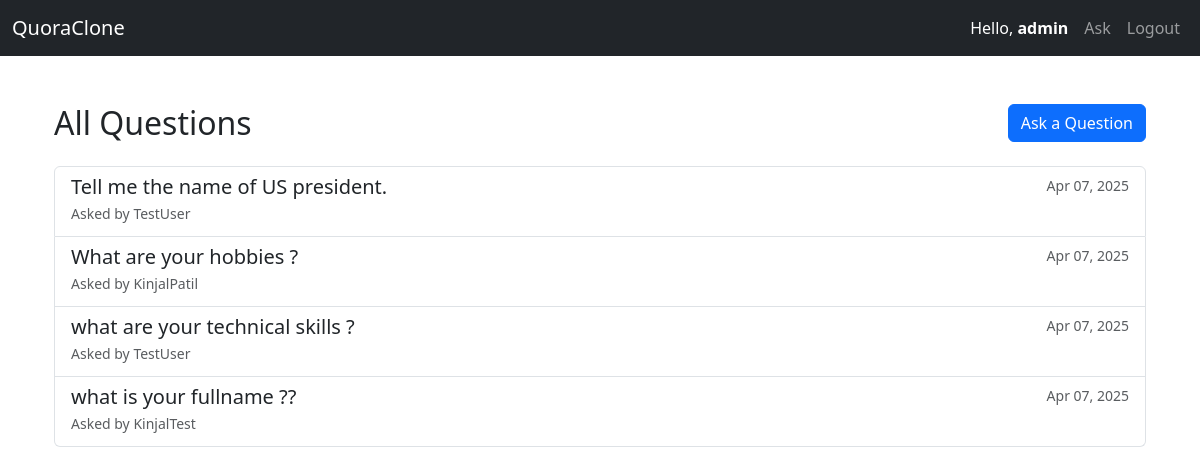
The app's page / (signed in) with its own data.
### core/models.py (models this page shows, shortened)
class Question(models.Model):
    title = models.CharField(max_length=255)
    body = models.TextField()
    user = models.ForeignKey(User, on_delete=models.CASCADE)
    created_at = models.DateTimeField(auto_now_add=True)

### core/views.py (the view)
# urls.py: path('', HomeView.as_view(), name='home'),
class HomeView(LoginRequiredMixin, ListView):
    model = Question
    template_name = 'home.html'
    context_object_name = 'questions'
    login_url = '/accounts/login/'

### core/templates/home.html
{% extends 'base.html' %}
{% block content %}
<div class="container mt-5">
  <div class="d-flex justify-content-between align-items-center mb-4">
    <h2 class="mb-0">All Questions</h2>
    <a href="{% url 'ask_question' %}" class="btn btn-primary">Ask a Question</a>
  </div>
  {% if questions %}
    <div class="list-group">
      {% for question in questions %}
      <a href="{% url 'question_detail' question.pk %}" class="list-group-item list-group-item-action">
        <div class="d-flex w-100 justify-content-between">
          <h5 class="mb-1">{{ question.title }}</h5>
          <small class="text-muted">{{ question.created_at|date:"M d, Y" }}</small>
        </div>
        <p class="mb-1 text-muted small">Asked by {{ question.user.username }}</p>
      </a>
      {% endfor %}
    </div>
  {% else %}
    <div class="alert alert-info mt-4">No questions have been asked yet. Be the first!</div>
  {% endif %}
</div>
{% endblock %}

### core/templates/base.html (shortened to what this page needs)
<!DOCTYPE html>
<html lang="en">
<head>
    <link href="https://cdn.jsdelivr.net/npm/bootstrap@5.3.0/dist/css/bootstrap.min.css" rel="stylesheet">
</head>
<body>
<nav class="navbar navbar-expand-lg navbar-dark bg-dark mb-4">
  <div class="container-fluid">
    <a class="navbar-brand" href="/">QuoraClone</a>
    <div class="collapse navbar-collapse" id="navbarNav">
      <ul class="navbar-nav ms-auto align-items-center">
        {% if user.is_authenticated %}
        <li class="nav-item me-2">
          <span class="navbar-text text-white">
            Hello, <strong>{{ user.username }}</strong>
          </span>
        </li>
        <li class="nav-item"><a class="nav-link" href="/ask/">Ask</a></li>
        <li class="nav-item"><a class="nav-link" href="/accounts/logout/">Logout</a></li>
        {% else %}
        <li class="nav-item"><a class="nav-link" href="/accounts/login/">Login</a></li>
        <li class="nav-item"><a class="nav-link" href="/accounts/signup/">Register</a></li>
        {% endif %}
      </ul>
    </div>
  </div>
</nav>
<div class="container">
    {% block content %}{% endblock %}
</div>
</body>
</html>

### records on screen
Question: title "Tell me the name of US president.", created_at "Apr 07, 2025", user.username "TestUser"
Question: title "What are your hobbies ?", created_at "Apr 07, 2025", user.username "KinjalPatil"
Question: title "what are your technical skills ?", created_at "Apr 07, 2025", user.username "TestUser"
Question: title "what is your fullname ??", created_at "Apr 07, 2025", user.username "KinjalTest"

### other values on screen
{{ user.username }} "admin"
